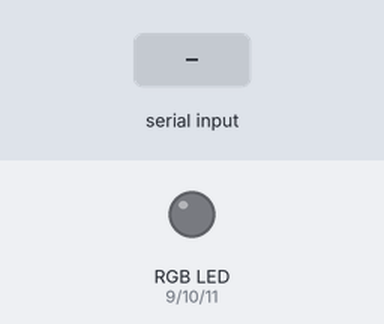
Simulated run of this sketch. Board: Arduino Uno, built with avr-gcc and run on an emulated ATmega328P. Shown: an RGB LED mixed from three pins (HIGH = lit). The inputs (shaded band) are chosen by the test bench.

Above: at 1.2 s.
1.3 s: "r" received over Serial
At 2.3 s:
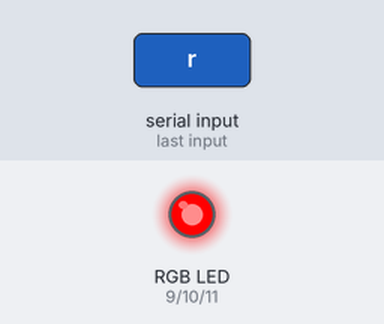
2.8 s: "g" received over Serial
At 3.5 s:
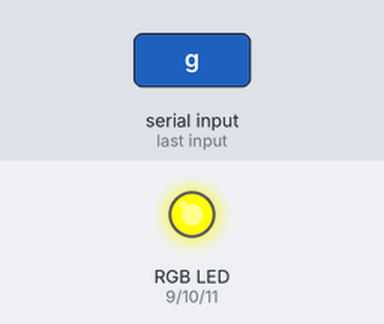
4.3 s: "b" received over Serial
At 4.6 s:
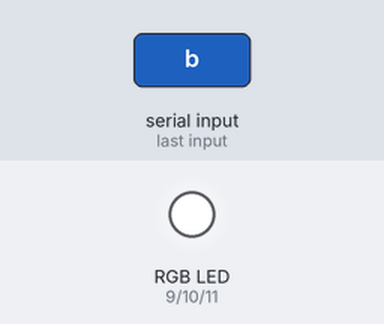
5.8 s: "a" received over Serial
At 7.0 s:
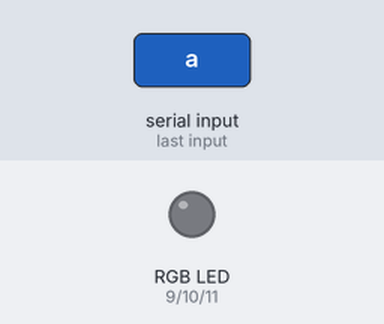
7.3 s: "g" received over Serial
At 8.1 s:
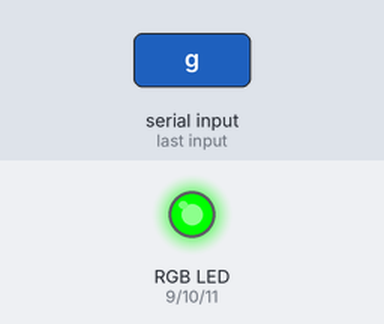
8.8 s: "b" received over Serial
At 9.2 s:
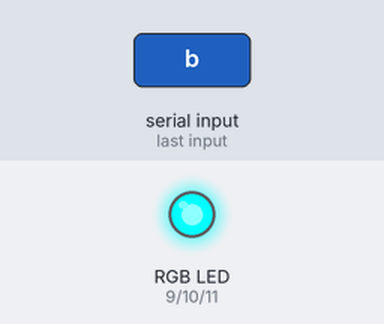
Timing chart, 0 to 11.3 s (numbered marks = the images above; inputs shaded):
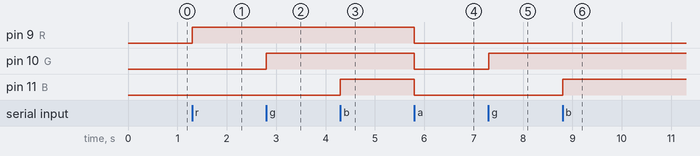

The sketch:

rgb_recognition.ino
```cpp
int  R = 9;
int  G = 10;
int  B = 11;

void setup() {
  Serial.begin(9600);
  pinMode(R, OUTPUT);
  pinMode(G, OUTPUT);
  pinMode(B, OUTPUT);

}

void loop() {

while (Serial.available() >0) {
  char c = Serial.read();
  if(c=='r') {
    digitalWrite(R, HIGH);
  }
  else if (c == 'a'){
    digitalWrite(R, LOW);
  }

  if(c=='g') {
    digitalWrite(G, HIGH);
  }
  else if (c == 'a'){
    digitalWrite(G, LOW);
  }

  if(c=='b') {
    digitalWrite(B, HIGH);
  }
  else if (c == 'a'){
    digitalWrite(B, LOW);
  }
}
}
```

Measured:
- after the input at 1.3 s, pin 9 (R): LOW → HIGH at once
- after the input at 2.8 s, pin 10 (G): LOW → HIGH at once
- after the input at 4.3 s, pin 11 (B): LOW → HIGH at once
- after the input at 5.8 s, pin 9 (R), pin 10 (G), pin 11 (B): HIGH → LOW at once
- after the input at 7.3 s, pin 10 (G): LOW → HIGH at once
- after the input at 8.8 s, pin 11 (B): LOW → HIGH at once
